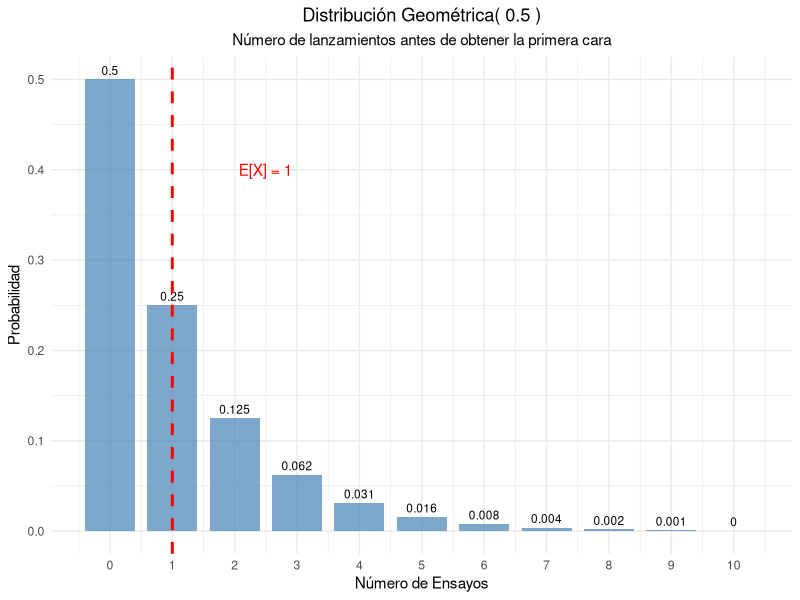
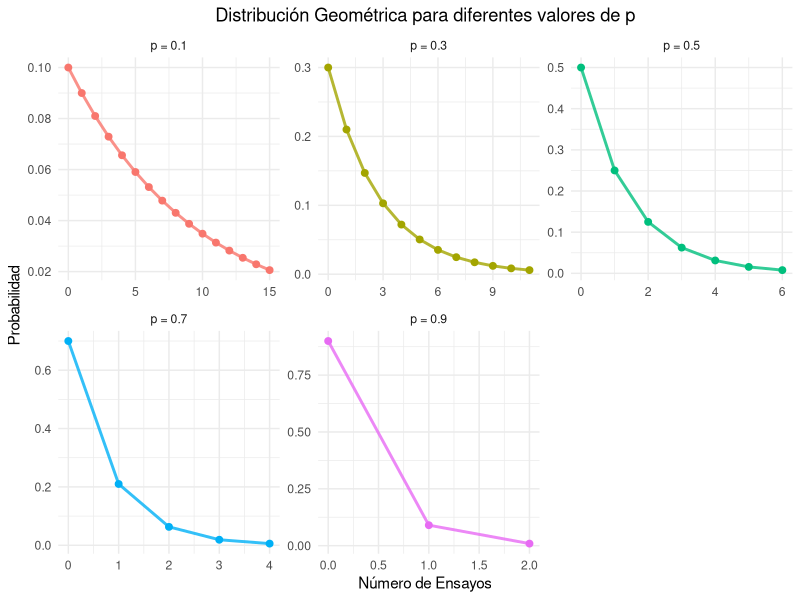
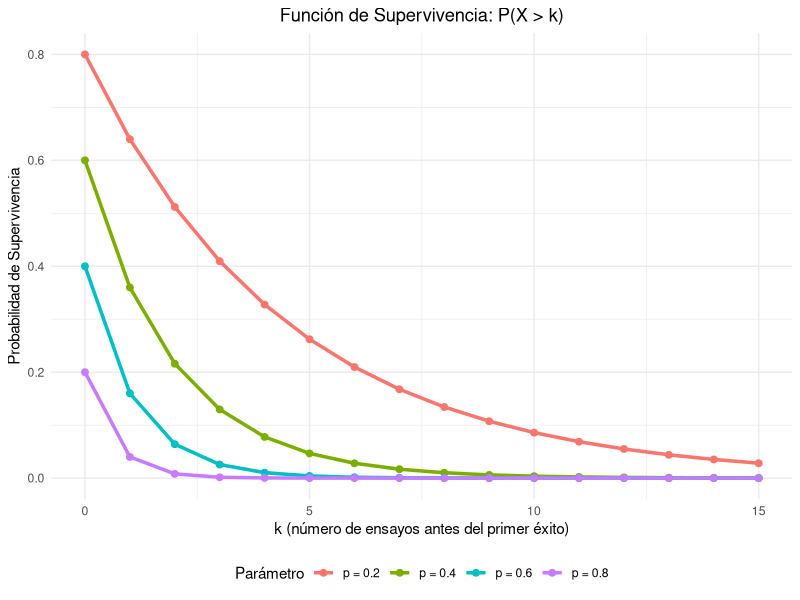
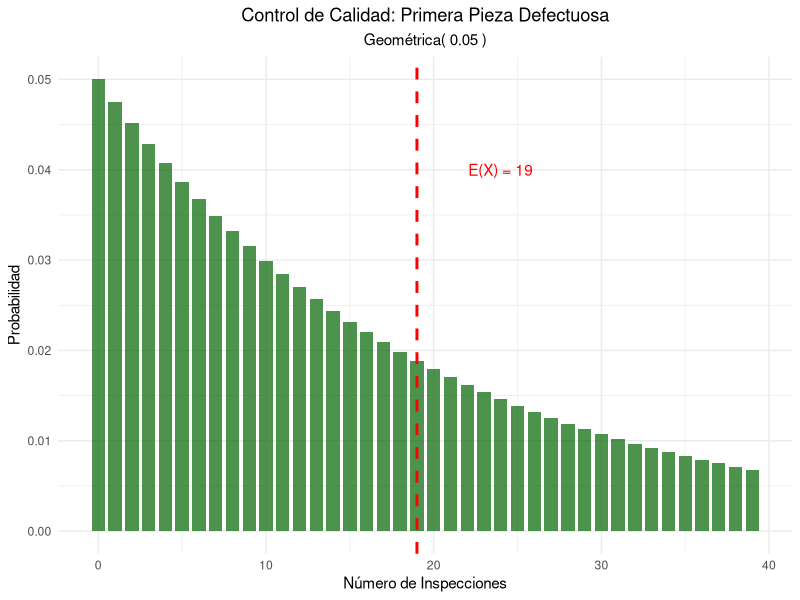
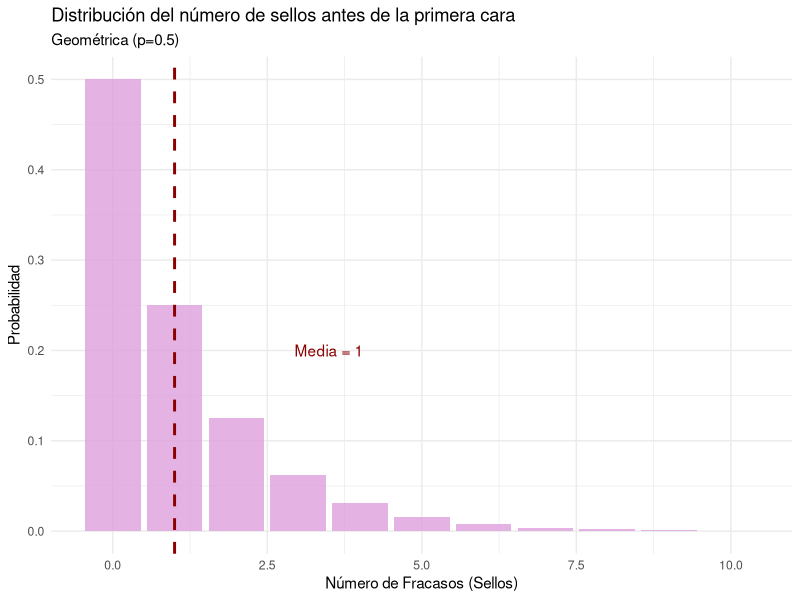
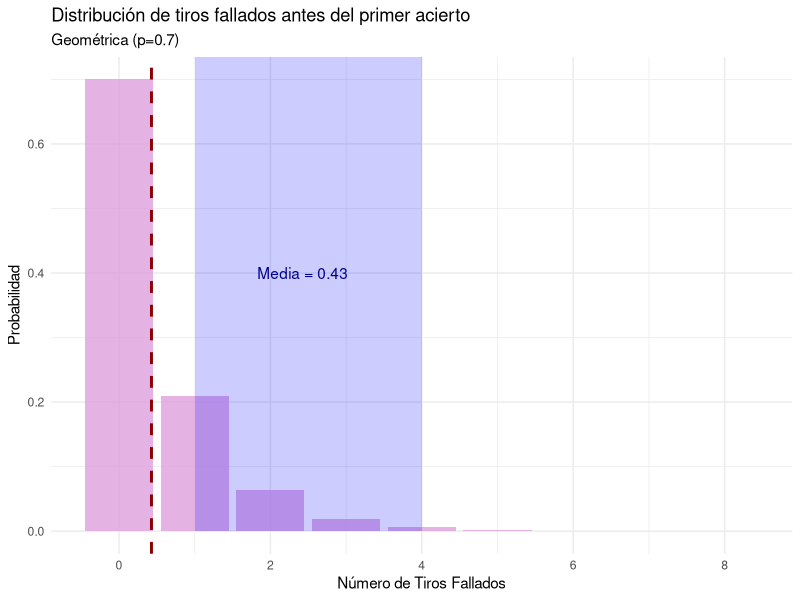
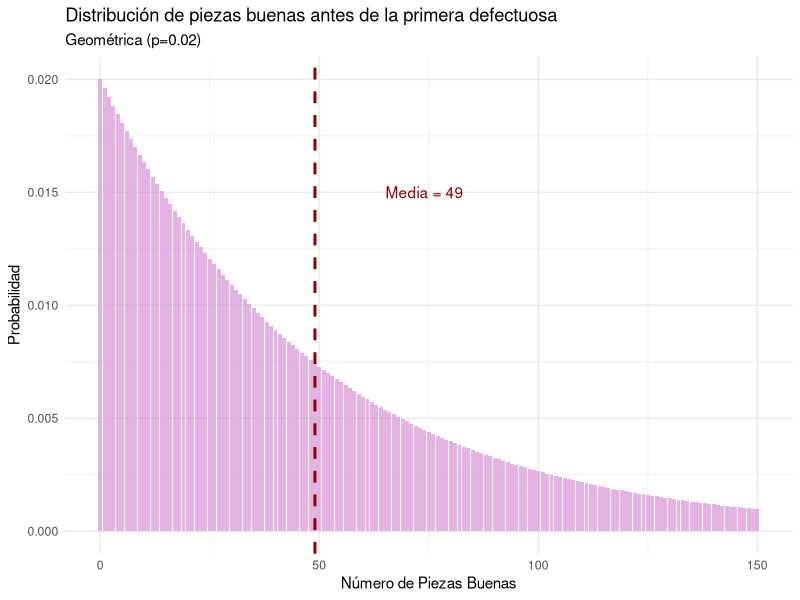

The R source for these figures, in order:
## ---- chunk 1
#| label: setup
#| include: false

library(tidyverse)
library(kableExtra)
library(gridExtra)
## ---- chunk 2
#| label: moneda-geometrica
# Parámetro
p_cara <- 0.5

# Calcular probabilidades para los primeros 11 ensayos
k_moneda <- 0:10
prob_geometrica <- dgeom(k_moneda , p_cara)  

# Crear tabla
geometrica_moneda <- data.frame(
  Ensayo = k_moneda,
  Probabilidad = prob_geometrica,
  Prob_Acumulada = pgeom(k_moneda, p_cara)
)

kable(geometrica_moneda, 
      caption = "Distribución Geométrica - Primera cara (p = 0.5)",
      digits = 4,
      col.names = c("Ensayo", "P(X = x)", "P(X ≤ x)")) %>%
  kable_styling(bootstrap_options = "striped")

# Parámetros estadísticos
media_moneda <- (1-p_cara) / p_cara
varianza_moneda <- (1 - p_cara) / (p_cara^2)
desv_std_moneda <- sqrt(varianza_moneda)


cat("Media (ensayos esperados):", media_moneda, "\n")
cat("Varianza:", varianza_moneda, "\n")
cat("Desviación estándar:", round(desv_std_moneda, 4), "\n")

## ---- chunk 3
#| label: grafico-geometrica-basico
#| fig-cap: "Distribución Geométrica - Primera cara en lanzamiento de moneda"
ggplot(geometrica_moneda, aes(x = Ensayo, y = Probabilidad)) +
  geom_col(fill = "steelblue", alpha = 0.7, width = 0.8) +
  geom_text(aes(label = round(Probabilidad, 3)), vjust = -0.5, size = 3) +
  geom_vline(xintercept = media_moneda, color = "red", linetype = "dashed", linewidth = 1) +
  annotate("text", x = media_moneda + 1.5, y = max(prob_geometrica) * 0.8, 
           label = paste("E[X] =", media_moneda), color = "red") +
  scale_x_continuous(breaks = k_moneda) +
  labs(title = paste("Distribución Geométrica(", p_cara, ")"),
       subtitle = "Número de lanzamientos antes de obtener la primera cara",
       x = "Número de Ensayos",
       y = "Probabilidad") +
  theme_minimal() +
  theme(plot.title = element_text(hjust = 0.5),
        plot.subtitle = element_text(hjust = 0.5))
## ---- chunk 4
#| label: diferentes-p
# Diferentes probabilidades de éxito
p_values <- c(0.1, 0.3, 0.5, 0.7, 0.9)
k_max <- 15

# Crear data frame para comparación
geometrica_comp <- data.frame()
for(p in p_values) {
  k_vals <- 0:k_max
  probs <- dgeom(k_vals, p)  
  
  temp_data <- data.frame(
    p_label = paste("p =", p),
    k = k_vals,
    probabilidad = probs,
    media = (1-p)/p,
    varianza = (1-p)/(p^2)
  )
  geometrica_comp <- rbind(geometrica_comp, temp_data)
}

# Tabla de parámetros
parametros_comp <- data.frame(
  p = p_values,
  Media = (1-p_values)/p_values,
  Varianza = (1-p_values)/(p_values^2),
  Desv_Std = sqrt((1-p_values)/(p_values^2))
)

kable(parametros_comp, 
      caption = "Parámetros de la distribución geométrica para diferentes valores de p",
      digits = 4,
      col.names = c("p", "Media", "Varianza", "Desv. Std")) |> 
  kable_styling(bootstrap_options = "striped")
## ---- chunk 5
#| label: grafico-diferentes-p
#| fig-cap: "Distribución Geométrica para diferentes valores de p"
# Filtrar para mejor visualización
geometrica_filtered <- geometrica_comp[geometrica_comp$probabilidad > 0.005, ]

ggplot(geometrica_filtered, aes(x = k, y = probabilidad, color = p_label)) +
  geom_line(linewidth = 1, alpha = 0.8) +
  geom_point(size = 2) +
  facet_wrap(~p_label, scales = "free") +
  labs(title = "Distribución Geométrica para diferentes valores de p",
       x = "Número de Ensayos",
       y = "Probabilidad",
       color = "Parámetro") +
  theme_minimal() +
  theme(plot.title = element_text(hjust = 0.5),
        legend.position = "none")
## ---- chunk 6
#| label: falta-memoria
# Demostración de la propiedad de falta de memoria
p_mem <- 0.3
s <- 5
t <- 3

# P(X >= s + t)
prob_s_t <- 1 - pgeom(s + t-1, p_mem)  

# P(X >= s) 
prob_s <- 1- pgeom(s-1, p_mem)

# P(X >= t) 
prob_t <- 1- pgeom(t-1, p_mem)

# P(X >= s + t | X >= s) = P(X >= s + t) / P(X >= s)
prob_condicional <- prob_s_t / prob_s

cat("Demostración de la Propiedad de Falta de Memoria:\n")
cat("Parámetros: p =", p_mem, ", s =", s, ", t =", t, "\n\n")
cat("P(X  ≥", s+t, ") =", round(prob_s_t, 6), "\n")
cat("P(X  ≥", s, ") =", round(prob_s, 6), "\n")
cat("P(X  ≥", t, ") =", round(prob_t, 6), "\n\n")
cat("P(X  ≥", s+t, "| X  ≥", s, ") =", round(prob_condicional, 6), "\n")
cat("P(X  ≥", t, ") =", round(prob_t, 6), "\n\n")
cat("¿Son iguales?", abs(prob_condicional - prob_t) < 1e-10, "\n")
## ---- chunk 7
#| label: funcion-supervivencia
#| fig-cap: "Función de Supervivencia de la distribución geométrica"
# Diferentes valores de p
p_surv <- c(0.2, 0.4, 0.6, 0.8)
k_surv <- 0:15

# Crear data frame
supervivencia_data <- data.frame()
for(p in p_surv) {
  surv_vals <- (1 - p)^(k_surv+1)
  temp_data <- data.frame(
    p_label = paste("p =", p),
    k = k_surv,
    supervivencia = surv_vals
  )
  supervivencia_data <- rbind(supervivencia_data, temp_data)
}

ggplot(supervivencia_data, aes(x = k, y = supervivencia, color = p_label)) +
  geom_line(size = 1.2) +
  geom_point(size = 2) +
  labs(title = "Función de Supervivencia: P(X > k)",
       x = "k (número de ensayos antes del primer éxito)",
       y = "Probabilidad de Supervivencia",
       color = "Parámetro") +
  theme_minimal() +
  theme(plot.title = element_text(hjust = 0.5),
        legend.position = "bottom")
## ---- chunk 8
#| label: control-calidad-geometrica

p_defecto_geom <- 0.05

media_defecto <- (1-p_defecto_geom) / p_defecto_geom
varianza_defecto <- (1 - p_defecto_geom) / (p_defecto_geom^2)
desv_std_defecto <- sqrt(varianza_defecto)

cat("Control de Calidad - Primera pieza defectuosa:\n")
cat("Probabilidad de defecto por pieza:", p_defecto_geom, "\n")
cat("Número esperado de inspecciones:", media_defecto, "\n")
cat("Desviación estándar:", round(desv_std_defecto, 2), "\n\n")


k_calidad <- 0:50
prob_calidad <- dgeom(k_calidad, p_defecto_geom)

prob_primera_10 <- sum(prob_calidad[1:10])
prob_mas_20 <- 1 - sum(prob_calidad[1:20])
prob_entre_10_30 <- sum(prob_calidad[10:30])

cat("Probabilidades de interés:\n")
cat("P(primera defectuosa en ≤ 10 inspecciones):", round(prob_primera_10, 4), "\n")
cat("P(primera defectuosa en > 20 inspecciones):", round(prob_mas_20, 4), "\n")
cat("P(primera defectuosa entre 10 y 30 inspecciones):", round(prob_entre_10_30, 4), "\n")

#Gráfico 

calidad_data <- data.frame(
  k = k_calidad[1:40],
  probabilidad = prob_calidad[1:40]
)

ggplot(calidad_data, aes(x = k, y = probabilidad)) +
  geom_col(fill = "darkgreen", alpha = 0.7, width = 0.8) +
  geom_vline(xintercept = media_defecto, color = "red", linetype = "dashed", size = 1) +
  annotate("text", x = media_defecto + 5, y = max(prob_calidad) * 0.8, 
           label = paste("E(X) =", media_defecto), color = "red") +
  labs(title = "Control de Calidad: Primera Pieza Defectuosa",
       subtitle = paste("Geométrica(", p_defecto_geom, ")"),
       x = "Número de Inspecciones",
       y = "Probabilidad") +
  theme_minimal() +
  theme(plot.title = element_text(hjust = 0.5),
        plot.subtitle = element_text(hjust = 0.5))
## ---- chunk 9
#| label: simulacion-geometrica
set.seed(123)
p_sim <- 0.25
n_sim <- 10000

datos_geom <- rgeom(n_sim, p_sim) 

media_obs <- mean(datos_geom)
var_obs <- var(datos_geom)
desv_obs <- sd(datos_geom)

media_teo <- (1-p_sim) / p_sim
var_teo <- (1 - p_sim) / (p_sim^2)
desv_teo <- sqrt(var_teo)

cat("Simulación Geométrica (p =", p_sim, "):\n")
cat("Simulaciones:", n_sim, "\n\n")
cat("Media teórica:", media_teo, "| Media observada:", round(media_obs, 4), "\n")
cat("Varianza teórica:", var_teo, "| Varianza observada:", round(var_obs, 4), "\n")
cat("Desv. Std teórica:", round(desv_teo, 4), "| Desv. Std observada:", round(desv_obs, 4), "\n")

freq_obs <- table(datos_geom[datos_geom <= 20]) / n_sim
k_comp <- as.numeric(names(freq_obs))
prob_teo <- dgeom(k_comp, p_sim)

comparacion_sim <- data.frame(
  k = k_comp,
  Freq_Observada = as.numeric(freq_obs),
  Prob_Teorica = prob_teo,
  Diferencia = abs(as.numeric(freq_obs) - prob_teo)
)

kable(head(comparacion_sim, 12), 
      caption = "Comparación frecuencias observadas vs probabilidades teóricas",
      digits = 4,
      col.names = c("k", "Freq. Observada", "Prob. Teórica", "Diferencia")) %>%
  kable_styling(bootstrap_options = "striped")
## ---- chunk 10
#| label: solucion-geom-moneda-no-pipe
#| code-fold: true

p_cara <- 0.5

# a) P(X = 4) -> 4 fracasos antes del 5to lanzamiento exitoso
prob_5_lanzamientos <- dgeom(4, p_cara)

# b) P(X >= 3) -> más de 3 lanzamientos es P(X > 2)
prob_mas_3_lanzamientos <- 1 - pgeom(2, p_cara)

# c) Media y Varianza
media_lanzamientos <- (1 - p_cara) / p_cara
varianza_lanzamientos <- (1 - p_cara) / (p_cara^2)

cat("Resultados del Ejercicio de Lanzamiento de Moneda:\n")
cat("===================================================\n")
cat("a) Probabilidad de necesitar exactamente 5 lanzamientos (X=4):", round(prob_5_lanzamientos, 4), "\n")
cat("b) Probabilidad de necesitar más de 3 lanzamientos (X>=3):", round(prob_mas_3_lanzamientos, 4), "\n")
cat("c) Media de fracasos esperados:", media_lanzamientos, "\n")
cat("   Varianza:", varianza_lanzamientos, "\n")

# Visualización
moneda_data_vis <- data.frame(k = 0:10)
moneda_data_vis$probabilidad <- dgeom(moneda_data_vis$k, p_cara)
ggplot(moneda_data_vis, aes(x = k, y = probabilidad)) +
  geom_col(fill = "plum", alpha = 0.8) +
  geom_vline(xintercept = media_lanzamientos, color = "darkred", linetype = "dashed", linewidth = 1) +
  labs(
    title = "Distribución del número de sellos antes de la primera cara",
    subtitle = "Geométrica (p=0.5)",
    x = "Número de Fracasos (Sellos)",
    y = "Probabilidad"
  ) +
  annotate("text", x = media_lanzamientos + 2.5, y = 0.2, 
           label = paste("Media =", round(media_lanzamientos, 2)), color = "darkred") +
  theme_minimal()
## ---- chunk 11
#| label: solucion-geom-basket-no-pipe
#| code-fold: true
p_anotar <- 0.7

# a) P(X = 2) -> 2 fracasos antes del 3er intento exitoso
prob_tercer_intento <- dgeom(2, p_anotar)

# b) Intentos fallados esperados (Media)
media_intentos <- (1 - p_anotar) / p_anotar

# c) P(1 <= X <= 4) = P(X <= 4) - P(X <= 0)
prob_2_a_5 <- pgeom(4, p_anotar) - pgeom(0, p_anotar)

cat("Resultados del Ejercicio de Baloncesto:\n")
cat("=========================================\n")
cat("a) Probabilidad de anotar por primera vez en el 3er intento (X=2):", round(prob_tercer_intento, 4), "\n")
cat("b) Número esperado de intentos fallados:", round(media_intentos, 4), "\n")
cat("c) Probabilidad de necesitar entre 2 y 5 intentos (1<=X<=4):", round(prob_2_a_5, 4), "\n")

basket_data_vis <- data.frame(k = 0:8)
basket_data_vis$probabilidad <- dgeom(basket_data_vis$k, p_anotar)

ggplot(basket_data_vis, aes(x = k, y = probabilidad)) +
  geom_col(fill = "plum", alpha = 0.8) +
  geom_vline(xintercept = media_intentos, color = "darkred", linetype = "dashed", linewidth = 1) +
  annotate("rect", xmin = 1, xmax = 4, ymin = 0, ymax = Inf, alpha = 0.2, fill = "blue") +
  labs(
    title = "Distribución de tiros fallados antes del primer acierto",
    subtitle = "Geométrica (p=0.7)",
    x = "Número de Tiros Fallados",
    y = "Probabilidad"
  ) +
  annotate("text", x = media_intentos + 2, y = 0.4, 
           label = paste("Media =", round(media_intentos, 2)), color = "darkblue") +
  theme_minimal()
## ---- chunk 12
#| label: solucion-geom-maquina-no-pipe
#| code-fold: true

p_defecto <- 0.02

# a) Número esperado de inspecciones buenas (Media)
media_maquina <- (1 - p_defecto) / p_defecto

# b) P(X >= 100) = 1 - P(X <= 99)
prob_despues_100 <- 1 - pgeom(99, p_defecto)

# c) Demostración de falta de memoria: P(X >= 50 + 100 | X >= 50) = P(X >= 100)
s <- 50
t <- 100
prob_s_mas_t <- 1 - pgeom(s + t - 1, p_defecto)
prob_s <- 1 - pgeom(s - 1, p_defecto)
prob_condicional_memoria <- prob_s_mas_t / prob_s
prob_t_memoria <- 1 - pgeom(t - 1, p_defecto)

cat("Resultados del Ejercicio de la Máquina:\n")
cat("=========================================\n")
cat("a) Número esperado de piezas buenas antes de la 1ra defectuosa:", media_maquina, "\n")
cat("b) Probabilidad de que la 1ra defectuosa sea después de la pieza 100 (X>=100):", round(prob_despues_100, 4), "\n\n")
cat("c) Demostración de Falta de Memoria (s=50, t=100):\n")
cat("   P(X >= 150 | X >= 50) =", round(prob_condicional_memoria, 4), "\n")
cat("   P(X >= 100) =", round(prob_t_memoria, 4), "\n")
cat("   ¿Son iguales?:", abs(prob_condicional_memoria - prob_t_memoria) < 1e-9, "\n")

maquina_data_vis <- data.frame(k = 0:150)
maquina_data_vis$probabilidad <- dgeom(maquina_data_vis$k, p_defecto)
ggplot(maquina_data_vis, aes(x = k, y = probabilidad)) +
  geom_col(fill = "plum", alpha = 0.8) +
  geom_vline(xintercept = media_maquina, color = "darkred", linetype = "dashed", linewidth = 1) +
  labs(
    title = "Distribución de piezas buenas antes de la primera defectuosa",
    subtitle = "Geométrica (p=0.02)",
    x = "Número de Piezas Buenas",
    y = "Probabilidad"
  ) +
  annotate("text", x = media_maquina + 25, y = 0.015, 
           label = paste("Media =", round(media_maquina, 2)), color = "darkred") +
  theme_minimal()
